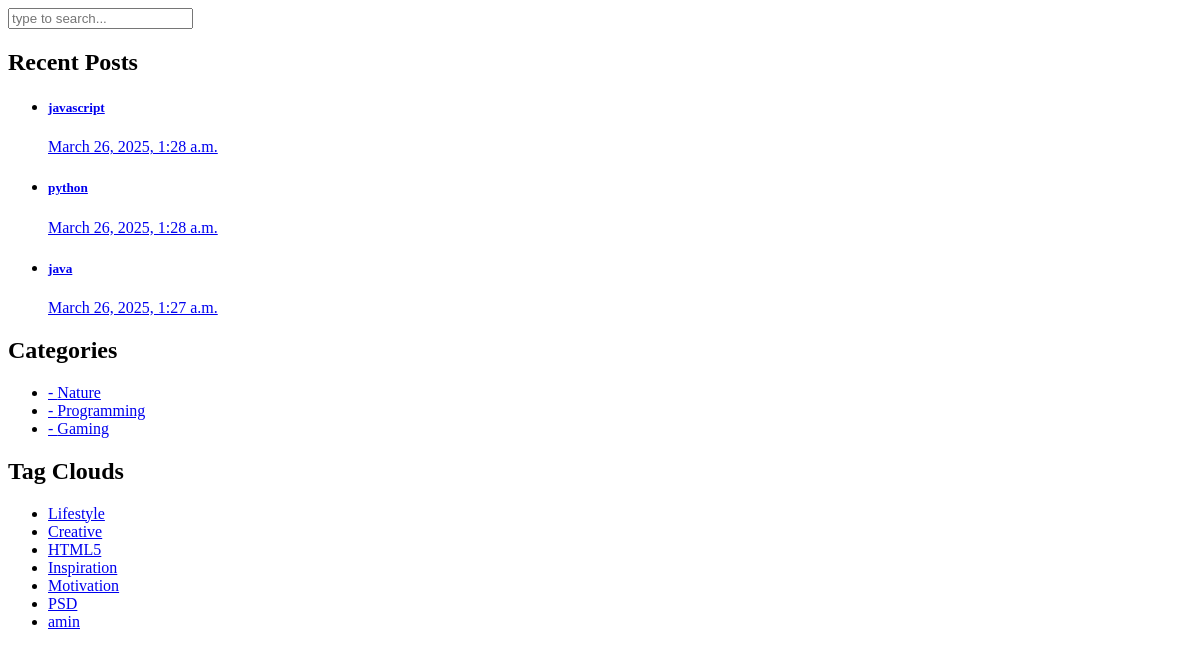
Before: /sidebar with the older database file.
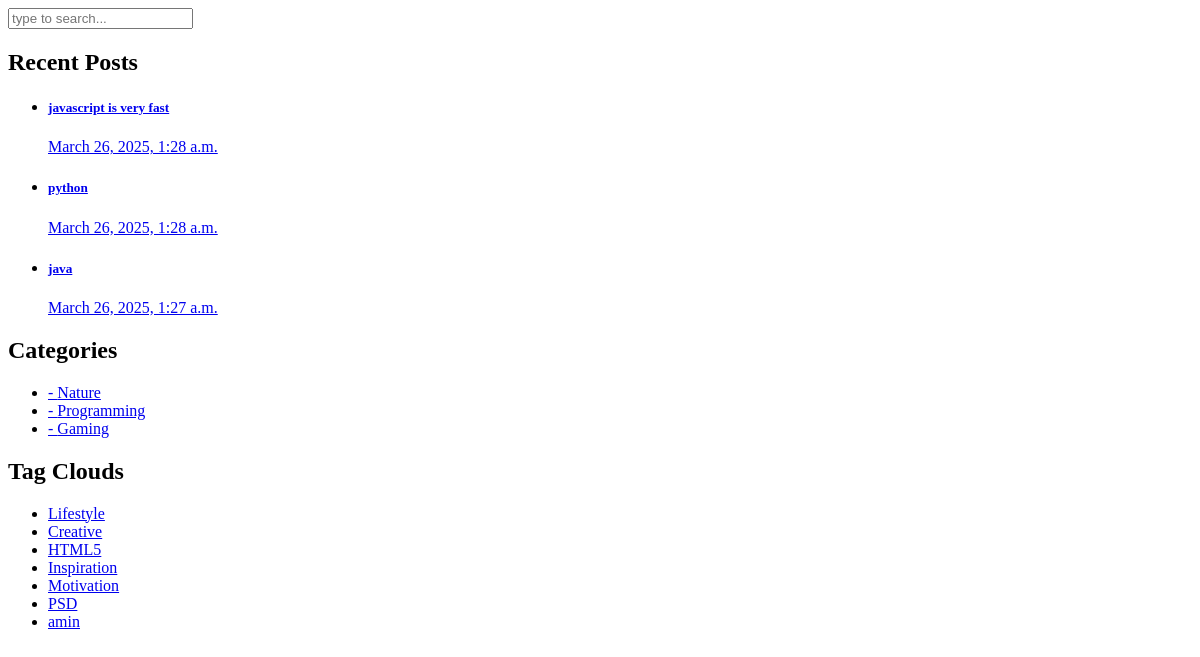
After: the same page with the newer database file.
### blog/models.py (models this page shows, shortened)
class Article(models.Model):
    author = models.ForeignKey(User , on_delete=models.SET_NULL, null=True , blank=True , related_name='articles')
    title = models.CharField(max_length=80)
    category = models.ManyToManyField(Category , related_name="articles")
    body = models.TextField()
    image = models.ImageField(upload_to='images/articles')
    created = models.DateTimeField(auto_now_add=True)
    updated = models.DateTimeField(auto_now=True)
    is_published = models.BooleanField(default=True)
    slug = models.SlugField(blank=True , unique=True)
    objects = models.Manager()
    class Meta:
        ordering = ('-updated','-created')
    def get_absolute_url(self):
        return reverse('blog:article_detail', kwargs={'slug': self.slug})

### home/views.py (the view)
# urls.py: path('sidebar' , views.sidebar , name="sidebar_partial"),
def sidebar(request):
    data = {'name' : "amin"}
    return render(request , 'includes/sidebar.html', context=data)

### context_processors/context_processors.py (called while the page is built)
def recent_articles(request):
    recent_articles = Article.objects.order_by('-created')
    categories = Category.objects.all()
    return {'recent_articles': recent_articles , "categories": categories}

### templates/includes/sidebar.html
{% load static %}
<div class="col-lg-4">
            <div class="sidebar">
              <div class="row">
                <div class="col-lg-12">
                  <div class="sidebar-item search">
                    <form id="search_form" name="gs" method="GET" action="{% url 'blog:search_articles' %}">
                      <input type="text" name="q" class="searchText" placeholder="type to search..." autocomplete="on">
                    </form>
                  </div>
                </div>
                <div class="col-lg-12">
                  <div class="sidebar-item recent-posts">
                    <div class="sidebar-heading">
                      <h2>Recent Posts</h2>
                    </div>
                    <div class="content">
                      <ul>
                        {% for article in recent_articles %}
                            <li><a href="{{ article.get_absolute_url }}">
                              <h5>{{ article.title }}</h5>
                              <span>{{ article.created }}</span>
                        </a></li>
                        {% endfor %}
                      </ul>
                    </div>
                  </div>
                </div>
                <div class="col-lg-12">
                  <div class="sidebar-item categories">
                    <div class="sidebar-heading">
                      <h2>Categories</h2>
                    </div>
                    <div class="content">
                      <ul>
                          {% for category in categories %}
                              <li><a href="{% url 'blog:category_detail' category.id %}">- {{ category.title }}</a></li>
                          {% endfor %}
                      </ul>
                    </div>
                  </div>
                </div>
                <div class="col-lg-12">
                  <div class="sidebar-item tags">
                    <div class="sidebar-heading">
                      <h2>Tag Clouds</h2>
                    </div>
                    <div class="content">
                      <ul>
                        <li><a href="#">Lifestyle</a></li>
                        <li><a href="#">Creative</a></li>
                        <li><a href="#">HTML5</a></li>
                        <li><a href="#">Inspiration</a></li>
                        <li><a href="#">Motivation</a></li>
                        <li><a href="#">PSD</a></li>
                        <li><a href="#">{{ name }}</a></li>
                      </ul>
                    </div>
                  </div>
                </div>
              </div>
            </div>
          </div>

Changed rows visible on the page:
changed Article: title "javascript" → "javascript is very fast"
